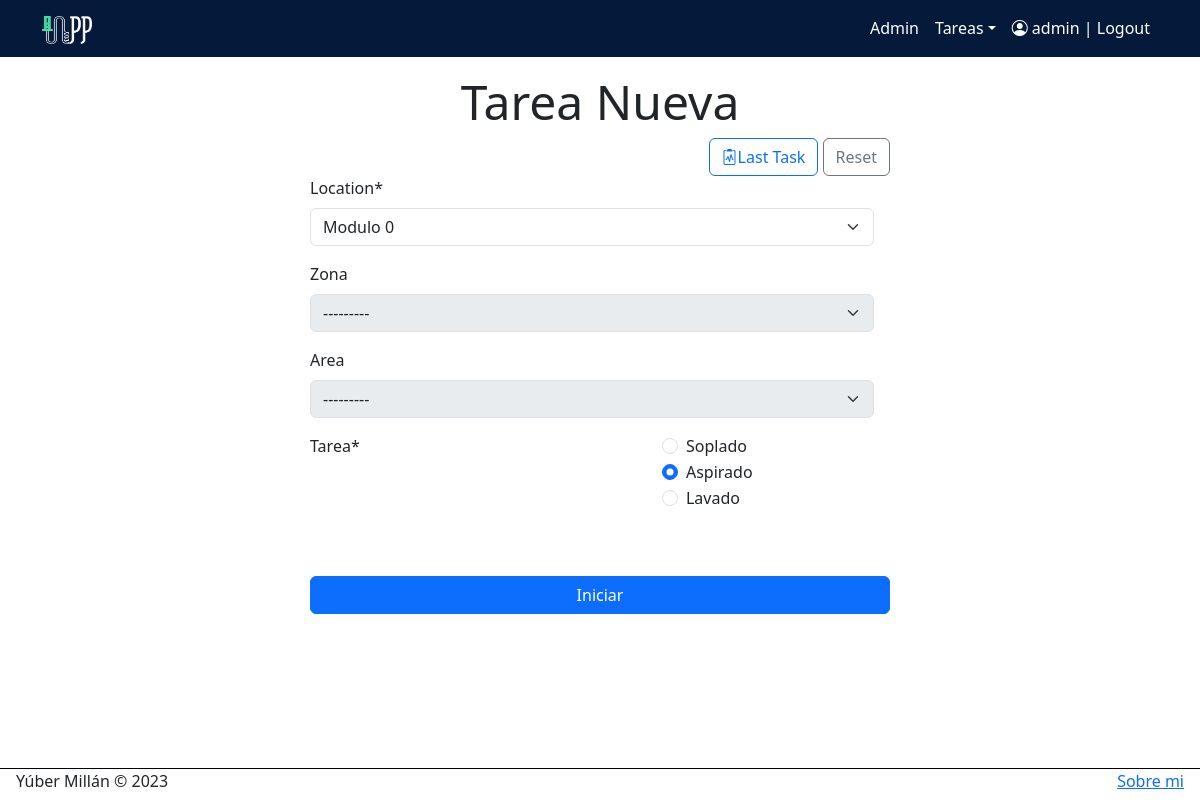
/last_task/ (signed in), run on an earlier commit of the app's database.
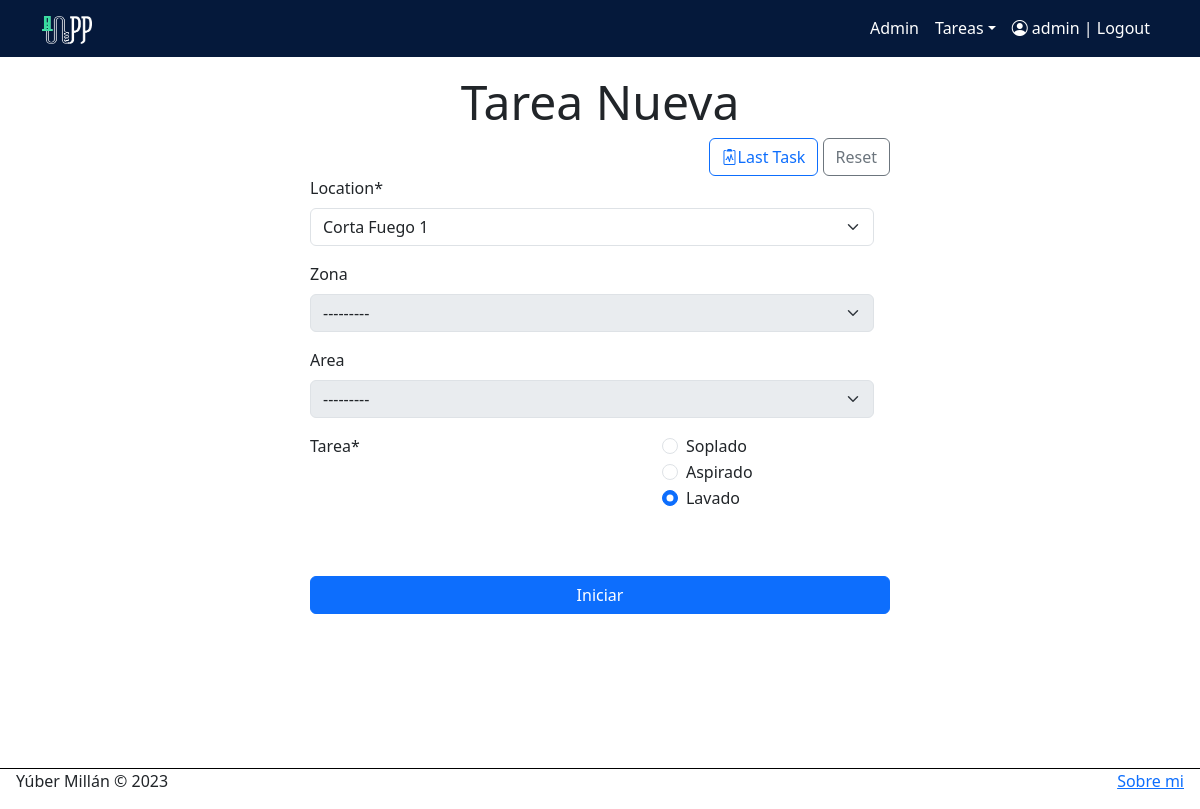
And on a later commit of the database.
### tasks/models.py (models this page shows, shortened)
class Task(models.Model):
    galpon = models.IntegerField(default=1)
    user = models.ForeignKey(User, on_delete=models.CASCADE)
    location = models.CharField(choices=UBICACION, max_length=3)
    zona = models.CharField(choices=ZONAS, max_length=1, blank=True)
    area = models.CharField(choices=AREA, max_length=4, blank=True)
    tarea = models.CharField(choices=TASK, max_length=3, default=None)
    created = models.DateTimeField(auto_now_add=True)
    datecompleted = models.DateTimeField(null=True, blank=True)

### tasks/views.py (the view)
# urls.py: path('last_task/', views.last_task, name='last_task'),
@login_required
def last_task(request):
    if request.method == "GET":
        task = Task.objects.filter(user=request.user).latest('id')
        form = TaskForm(instance=task)
        return render(request, template_name='create_task.html', context={'task': task, 'form': form, 'last_task': True})
    else:
        return render(request, 'create_task.html', {"form": TaskForm, 'last_task': True})

### tasks/forms.py
class TaskForm(forms.ModelForm):
    class Meta:
        model = Task
        fields = ['location', 'zona', 'area', 'tarea']
        widgets = {
        'tarea': forms.RadioSelect(attrs={'class': 'form-check-inline'}),
        }

### tasks/templates/create_task.html (shortened to what this page needs)
{% extends 'base.html' %}
{% block content %}
{% load crispy_forms_tags %}
<h1 class="display-5 text-center">Tarea Nueva</h1>
<form action="/create_task/" method="POST"
  style="display: flex; flex-direction: column; max-width:580px; margin-inline: auto ">
  <div class="d-flex justify-content-end">
    <a class="btn btn-outline-primary" href="{% url 'last_task' %}"><i class="bi bi-clipboard2-pulse"></i>Last Task</a>
    <button type="reset" class="btn btn-outline-secondary">Reset</button>
  </div>
  <div class="form-check-inline">
    {{form | crispy }}
  </div>
  <p><br></p>
  <input class="btn btn-primary" type="submit" value="Iniciar">
</form>
{% endblock %}

What changed in the data, as far as the page shows it:
no longer on this page (row unchanged): Task: location "Modulo 0", zona "---------", area "---------", tarea "☐ Soplado ☑ Aspirado ☐ Lavado"
added Task: location "Corta Fuego 1", zona "---------", area "---------", tarea "☐ Soplado ☐ Aspirado ☑ Lavado"
